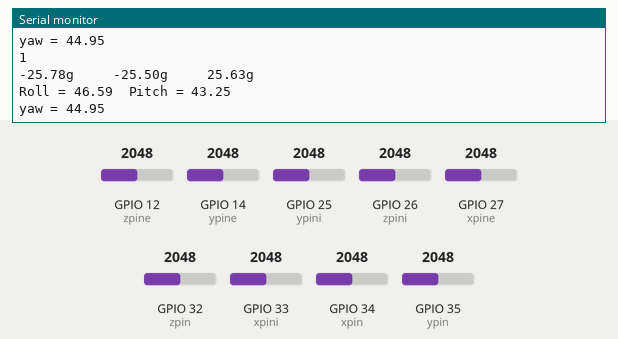
This sketch was run on a simulated ESP32. On the bench: the last lines printed to the serial monitor. The inputs (shaded band) are chosen by the test bench; at power-on: GPIO 12 (zpine) = 2048, GPIO 14 (ypine) = 2048, GPIO 25 (ypini) = 2048, GPIO 27 (xpine) = 2048, GPIO 33 (xpini) = 2048, GPIO 34 (xpin) = 2048, GPIO 26 (zpini) = 2048, GPIO 32 (zpin) = 2048, GPIO 35 (ypin) = 2048.

Above: at 9.1 s.
9.2 s: GPIO 12 (zpine) set to 2866
At 11.4 s:
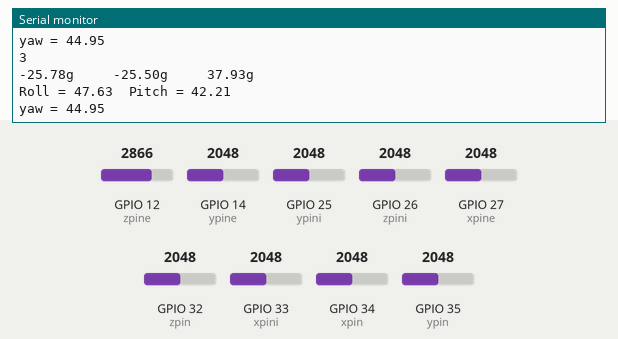
17.5 s: GPIO 14 (ypine) set to 2866
At 20.2 s:
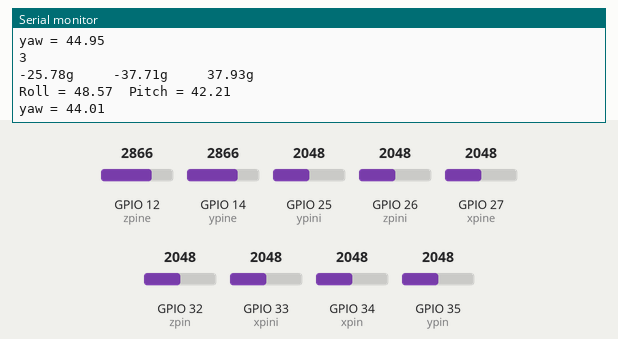
25.8 s: GPIO 25 (ypini) set to 2866
At 33.31 s:
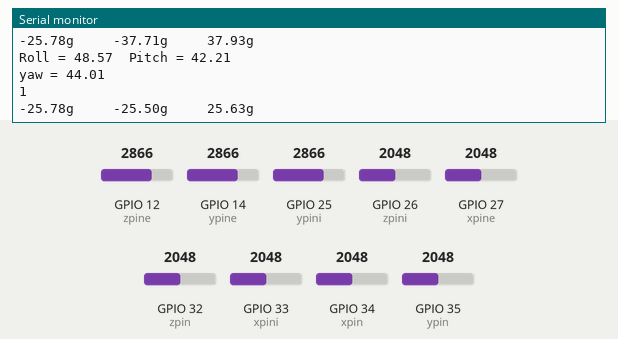
34.1 s: GPIO 27 (xpine) set to 2866
At 36.6 s:
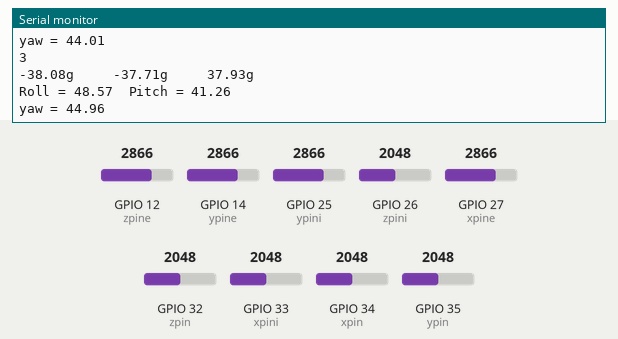
42.4 s: GPIO 33 (xpini) set to 2866
At 43.3 s:
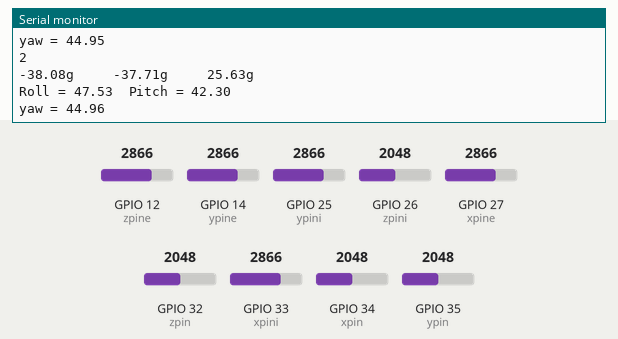
50.7 s: GPIO 34 (xpin) set to 2866
At 58.9 s:
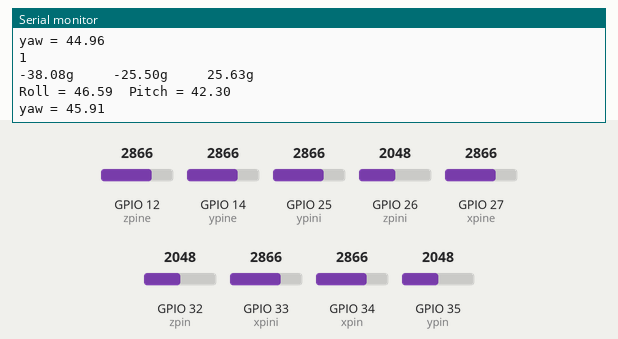
Timing chart, 0 to 60.0 s (numbered marks = the images above; inputs shaded):
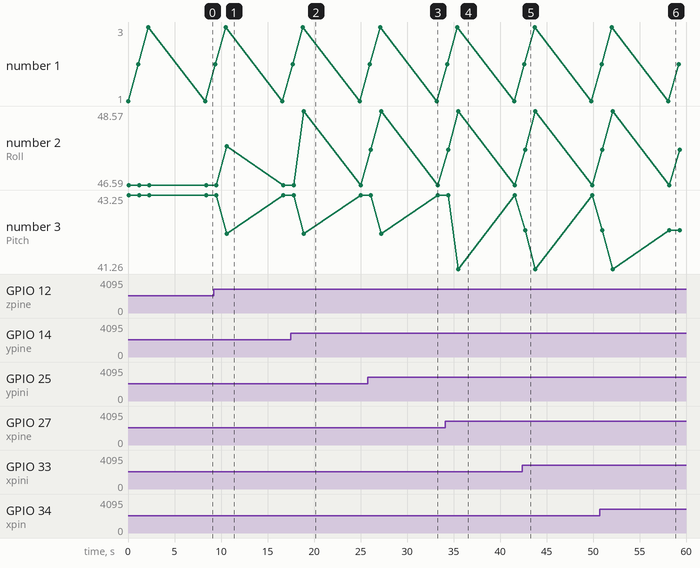

Measured:
- after the input at 9.2 s, the serial monitor: prints a new line after 1.3 s (image 1)
- after the input at 17.5 s, the serial monitor: prints a new line after 1.3 s (image 2)
- after the input at 25.8 s, the serial monitor: prints a new line after 0.21 s (image 3)
- after the input at 34.1 s, the serial monitor: prints a new line after 1.3 s (image 4)
- after the input at 42.4 s, the serial monitor: prints a new line after 0.21 s (image 5)
- after the input at 50.7 s, the serial monitor: prints a new line after 7.4 s (image 6)

The sketch:

gyrothreeaxis.ino
```cpp
const int xpin = 34;
const int ypin = 35;
 const int zpin = 32;
 const int xpini = 33;
const int ypini = 25;
 const int zpini = 26;
 const int xpine = 27;
const int ypine = 14;
 const int zpine = 12;


void setup()
{
   Serial.begin(9600);          // initialize the serial communications:
}


void loop()
{
  Serial.println("1");

   wroom(xpin,ypin,zpin);

  Serial.println("2");
   wroom(xpini,ypini,zpini);

  Serial.println("3");
   wroom(xpine,ypine,zpine);
   delay(5000);

}

float wroom(int x,int y,int z)
{
  int xvalue;
 int yvalue;
 int zvalue;
  double x_g_value, y_g_value, z_g_value;
  double roll, pitch, yaw;
  xvalue = analogRead(x);                              //reads values from x-pin & measures acceleration in X direction
  int a = map(xvalue, 267, 400, -100, 100);               //maps the extreme ends analog values from -100 to 100 for our understanding
// you need to replace the 267 & 400 value with your values from calibration
  float xg = (float)a/(-100.00);                          //converts the mapped value into acceleration in terms of "g"
  Serial.print(xg);                                       //prints value of acceleration in X direction
  Serial.print("g   ");                                   //prints "g"

  yvalue = analogRead(y);
  int b = map(yvalue, 272, 406, -100, 100);
  float yg = (float)b/(-100.00);
  Serial.print("\t");
  Serial.print(yg);
  Serial.print("g   ");

  zvalue = analogRead(z);
  int c = map(zvalue, 277, 410, -100, 100);
  float zg = (float)c/(100.00);
  Serial.print("\t");
  Serial.print(zg);
  Serial.println("g   ");
  delay(100);
   x_g_value = ( ( ( (double)(xg * 5)/1024) - 1.65 ) / 0.330 ); /* Acceleration in x-direction in g units */
  y_g_value = ( ( ( (double)(yg * 5)/1024) - 1.65 ) / 0.330 ); /* Acceleration in y-direction in g units */
  z_g_value = ( ( ( (double)(zg* 5)/1024) - 1.80 ) / 0.330 ); /* Acceleration in z-direction in g units */

  roll = ( ( (atan2(y_g_value,z_g_value) * 180) / 3.14 ) + 180 ); /* Formula for roll */
  pitch = ( ( (atan2(z_g_value,x_g_value) * 180) / 3.14 ) + 180 ); /* Formula for pitch */
  yaw = ( ( (atan2(x_g_value,y_g_value) * 180) / 3.14 ) + 180 ); /* Formula for yaw */
  /* Not possible to measure yaw using accelerometer. Gyroscope must be used if yaw is also required */

  Serial.print("Roll = ");
  Serial.print(roll);
  Serial.print("\t");
  Serial.print("Pitch = ");
  Serial.print(pitch);
  Serial.print("\n\n");
  Serial.print("yaw = ");
  Serial.print(yaw);
  Serial.print("\n\n");
  delay(1000);
  return xvalue;

}
```
